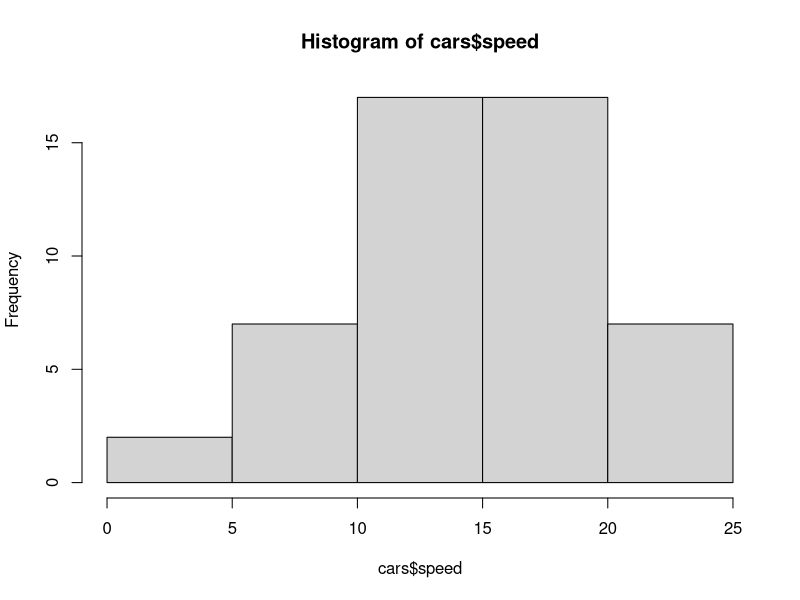
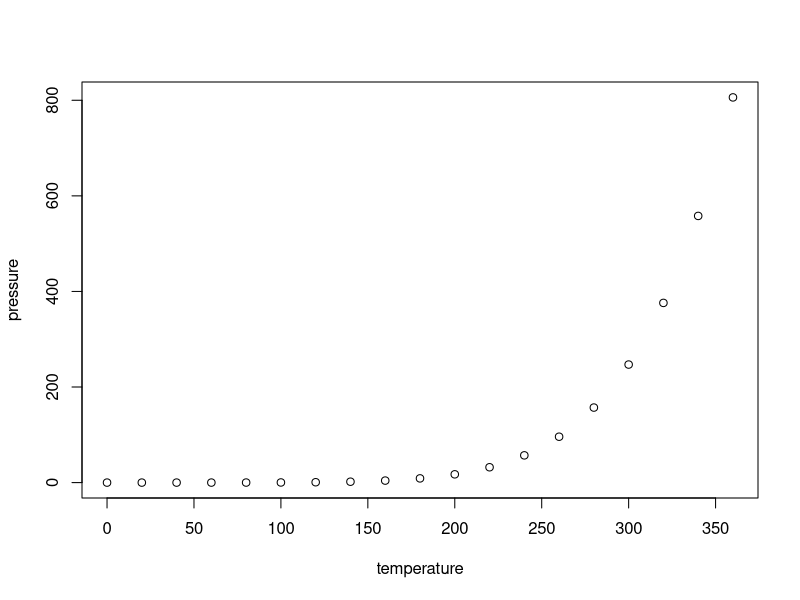

Here is the R script that generated these plots, in order:
## ---- chunk 1
data(cars)
hist(cars$speed)
knitr::opts_chunk$set(echo = TRUE)
## ---- chunk 2
summary(cars)
## ---- chunk 3
plot(pressure)
